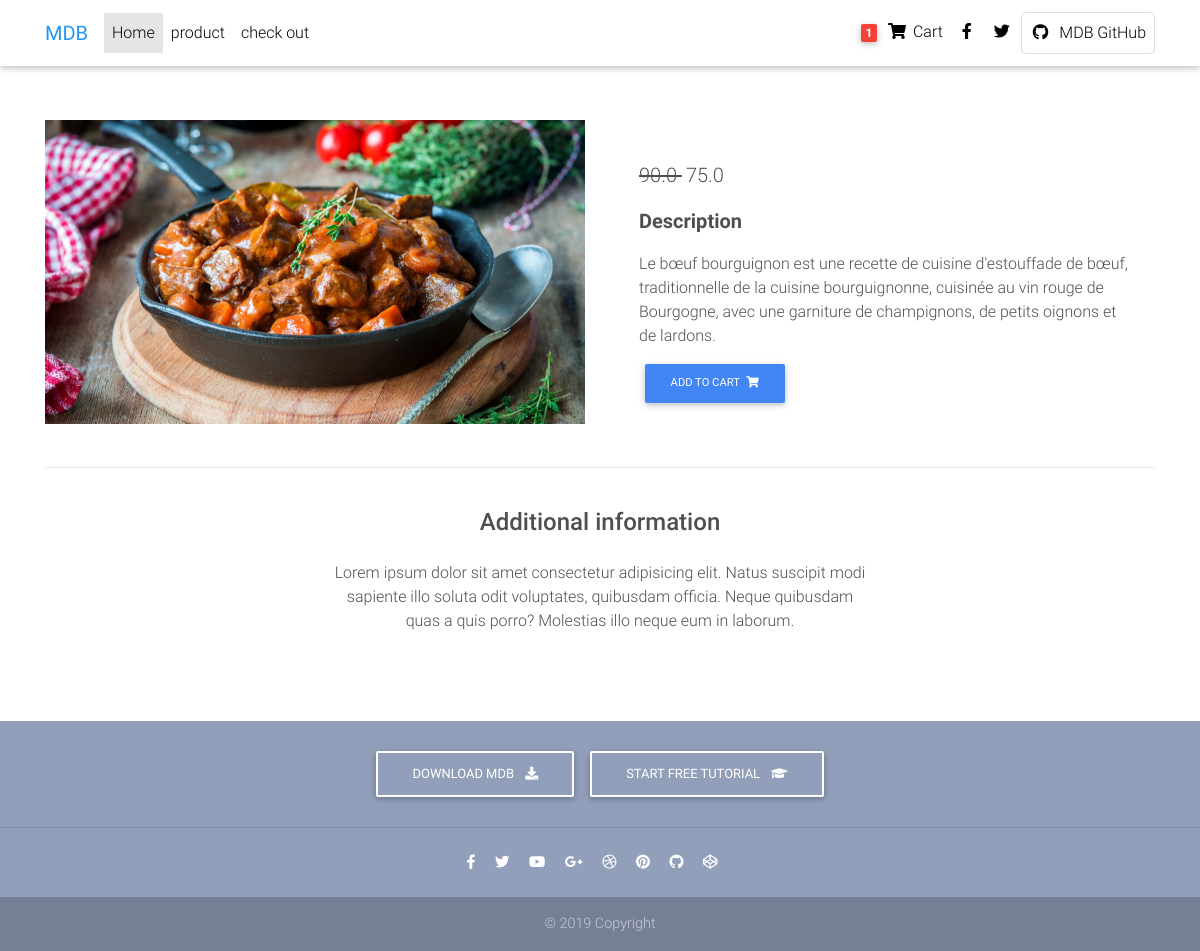
Page /product/bourguignon/ on the committed database.
### core/models.py (models this page shows, shortened)
class Product(models.Model):
    title = models.CharField(max_length=100)
    price = models.FloatField()
    discount_price = models.FloatField(blank=True, null=True)
    category = models.ForeignKey(Category, blank=True, null=True, on_delete=models.CASCADE)
    subcategory = models.ForeignKey(SubCategory, blank=True, null=True, on_delete=models.CASCADE)
    slug = models.SlugField(blank=True)
    photo = models.ImageField(upload_to="gallery",default="gallery/food.png")
    description = models.TextField(default="No description available for this product")
    additional_items = models.ManyToManyField(AdditionalItem, blank=True, null=True)
    def get_add_to_cart_url(self):
        return reverse("core:add_to_cart", kwargs={'slug': self.slug})

### core/views.py (the view)
# urls.py: path('product/<slug>/', ProductDetail.as_view(), name='product'),
class ProductDetail(DetailView):
    model = Product

### templates/core/product_detail.html (shortened to what this page needs)
{% extends "core/basic.html" %}
{% block content %}
  <nav class="navbar fixed-top navbar-expand-lg navbar-light white scrolling-navbar">
    <div class="container">
      <a class="navbar-brand waves-effect" href="https://mdbootstrap.com/docs/jquery/" target="_blank">
        <strong class="blue-text">MDB</strong>
      </a>
      <div class="collapse navbar-collapse" id="navbarSupportedContent">
        <ul class="navbar-nav mr-auto">
          <li class="nav-item active">
            <a class="nav-link waves-effect" href="/">Home
            </a>
          </li>
          <li class="nav-item">
            <a class="nav-link waves-effect" href="/product/">product</a>
          </li>
          <li class="nav-item">
            <a class="nav-link waves-effect" href="/check_out/">check out
              </a>
          </li>
        </ul>
        <ul class="navbar-nav nav-flex-icons">
          <li class="nav-item">
            <a class="nav-link waves-effect">
              <span class="badge red z-depth-1 mr-1"> 1 </span>
              <i class="fas fa-shopping-cart"></i>
              <span class="clearfix d-none d-sm-inline-block"> Cart </span>
            </a>
          </li>
          <li class="nav-item">
            <a href="https://www.facebook.com/mdbootstrap" class="nav-link waves-effect" target="_blank">
              <i class="fab fa-facebook-f"></i>
            </a>
          </li>
          <li class="nav-item">
            <a href="https://twitter.com/MDBootstrap" class="nav-link waves-effect" target="_blank">
              <i class="fab fa-twitter"></i>
            </a>
          </li>
          <li class="nav-item">
            <a href="https://github.com/mdbootstrap/bootstrap-material-design" class="nav-link border border-light rounded waves-effect"
              target="_blank">
              <i class="fab fa-github mr-2"></i>MDB GitHub
            </a>
          </li>
        </ul>
      </div>
    </div>
  </nav>
  <main class="mt-5 pt-4">
    <div class="container dark-grey-text mt-5">
      <div class="row wow fadeIn">
        <div class="col-md-6 mb-4">
            <img src="{{ object.photo.url }}" class="img-fluid" alt="">
        </div>
        <div class="col-md-6 mb-4">
          <div class="p-4">
            <p class="lead">
              <span class="mr-1">
                <del>
                  {% if object.discount_price %}
                  {{object.price}}
                  {% endif %}
                </del>
              </span>
              <span>
                {% if object.discount_price %}
                  {{object.discount_price}}
                {% else %}
                    {{object.price}}
                {% endif %}
            </span>
            </p>
            <p class="lead font-weight-bold">Description</p>
            <p>{{object.description}}</p>
            <a href="{{object.get_add_to_cart_url}}" class="btn btn-primary btn-md my-0 p">Add to cart
              <i class="fas fa-shopping-cart ml-1"></i>
            </a>
          </div>
        </div>
      </div>
      <hr>
      <div class="row d-flex justify-content-center wow fadeIn">
        <div class="col-md-6 text-center">
          <h4 class="my-4 h4">Additional information</h4>
          <p>Lorem ipsum dolor sit amet consectetur adipisicing elit. Natus suscipit modi sapiente illo soluta odit
            voluptates,
            quibusdam officia. Neque quibusdam quas a quis porro? Molestias illo neque eum in laborum.</p>
        </div>
      </div>
      <div class="row wow fadeIn">
        <div class="col-lg-4 col-md-12 mb-4">
        </div>
        <div class="col-lg-4 col-md-6 mb-4">
        </div>
        <div class="col-lg-4 col-md-6 mb-4">
        </div>
      </div>
    </div>
  </main>
{% endblock content %}

### rows in the picture
Product: photo (picture), price "90.0", discount_price "75.0", description "Le bœuf bourguignon est une recette de cuisine d'estouffade de bœuf, traditionnelle de la cuisine bourguignonne, cuisinée au vin rouge de Bourgogne, avec une garniture de champignons, de petits oignons et de lardons."
